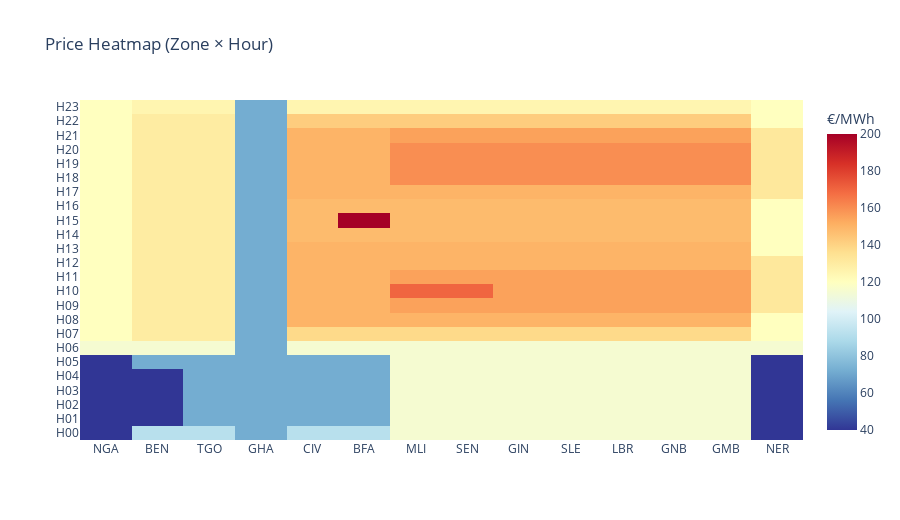

This figure's notebook cell:
### Code cell
# Price heatmap
fig = go.Figure(go.Heatmap(
    z=[[prices_zt[z][t] for z in ZONES] for t in T],
    x=[f"{z}" for z in ZONES],
    y=[f"H{t:02d}" for t in T],
    colorscale='RdYlBu_r',
    colorbar=dict(title='€/MWh'),
    hovertemplate='%{x} — %{y}<br>%{z:.1f} €/MWh<extra></extra>'))
fig.update_layout(title="Price Heatmap (Zone × Hour)", height=520)
fig.show()

### Figure 1 — Plotly figure (JSON) as saved in the notebook; plotly's stock layout.template omitted (floating-point values rounded to 4 significant figures; data arrays with more than 128 entries replaced by an {"elided": "..."} marker saying what was removed)
{"data": [{"colorbar": {"title": {"text": "€/MWh"}}, "colorscale": [[0, "rgb(49,54,149)"], [0.1, "rgb(69,117,180)"], [0.2, "rgb(116,173,209)"], [0.3, "rgb(171,217,233)"], [0.4, "rgb(224,243,248)"], [0.5, "rgb(255,255,191)"], [0.6, "rgb(254,224,144)"], [0.7, "rgb(253,174,97)"], [0.8, "rgb(244,109,67)"], [0.9, "rgb(215,48,39)"], [1, "rgb(165,0,38)"]], "hovertemplate": "%{x} — %{y}<br>%{z:.1f} €/MWh<extra></extra>", "type": "heatmap", "x": ["NGA", "BEN", "TGO", "GHA", "CIV", "BFA", "MLI", "SEN", "GIN", "SLE", "LBR", "GNB", "GMB", "NER"], "y": ["H00", "H01", "H02", "H03", "H04", "H05", "H06", "H07", "H08", "H09", "H10", "H11", "H12", "H13", "H14", "H15", "H16", "H17", "H18", "H19", "H20", "H21", "H22", "H23"], "z": {"elided": "24x14 int values"}}], "layout": {"height": 520, "title": {"text": "Price Heatmap (Zone × Hour)"}}}
